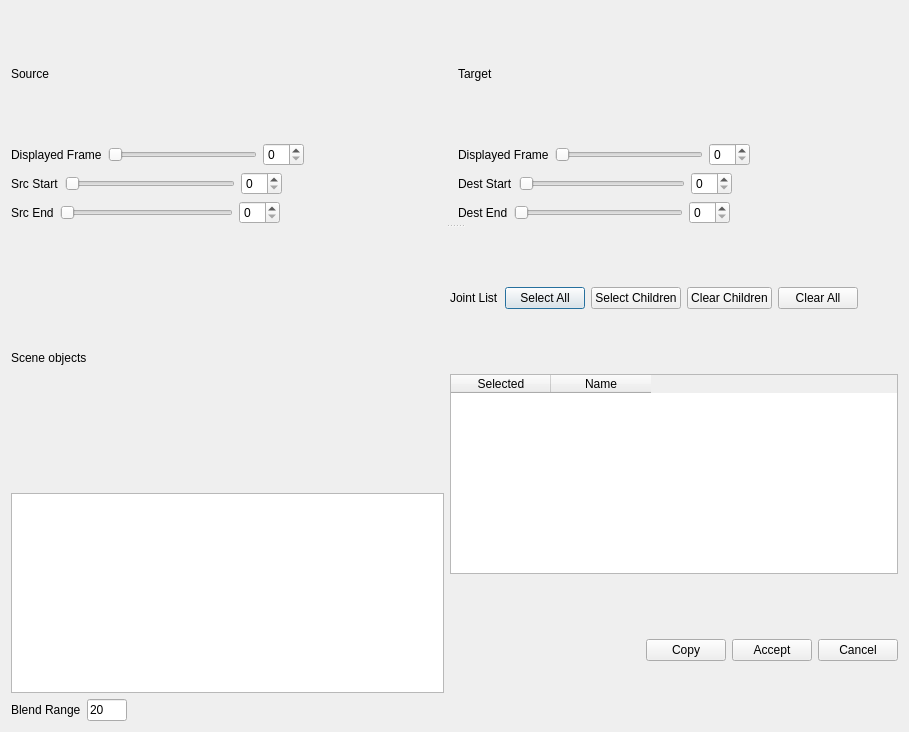
<?xml version="1.0" encoding="UTF-8"?>
<ui version="4.0">
 <class>Dialog</class>
 <widget class="QDialog" name="Dialog">
  <property name="geometry">
   <rect>
    <x>0</x>
    <y>0</y>
    <width>909</width>
    <height>732</height>
   </rect>
  </property>
  <property name="windowTitle">
   <string>Copy Parameters From Source</string>
  </property>
  <layout class="QGridLayout" name="gridLayout">
   <item row="0" column="0">
    <widget class="QSplitter" name="splitter">
     <property name="orientation">
      <enum>Qt::Vertical</enum>
     </property>
     <widget class="QWidget" name="layoutWidget">
      <layout class="QHBoxLayout" name="horizontalLayout_13">
       <item>
        <layout class="QVBoxLayout" name="verticalLayout_6">
         <item>
          <layout class="QHBoxLayout" name="horizontalLayout_7">
           <item>
            <widget class="QLabel" name="label_6">
             <property name="text">
              <string>Source</string>
             </property>
            </widget>
           </item>
           <item>
            <spacer name="horizontalSpacer_7">
             <property name="orientation">
              <enum>Qt::Horizontal</enum>
             </property>
             <property name="sizeHint" stdset="0">
              <size>
               <width>40</width>
               <height>20</height>
              </size>
             </property>
            </spacer>
           </item>
          </layout>
         </item>
         <item>
          <layout class="QGridLayout" name="leftViewerLayout"/>
         </item>
         <item>
          <layout class="QVBoxLayout" name="verticalLayout">
           <item>
            <layout class="QHBoxLayout" name="horizontalLayout_10">
             <item>
              <widget class="QLabel" name="label_8">
               <property name="text">
                <string>Displayed Frame</string>
               </property>
              </widget>
             </item>
             <item>
              <widget class="QSlider" name="leftDisplayFrameSlider">
               <property name="orientation">
                <enum>Qt::Horizontal</enum>
               </property>
              </widget>
             </item>
             <item>
              <widget class="QSpinBox" name="leftDisplayFrameSpinBox"/>
             </item>
             <item>
              <spacer name="horizontalSpacer_8">
               <property name="orientation">
                <enum>Qt::Horizontal</enum>
               </property>
               <property name="sizeHint" stdset="0">
                <size>
                 <width>40</width>
                 <height>20</height>
                </size>
               </property>
              </spacer>
             </item>
            </layout>
           </item>
           <item>
            <layout class="QHBoxLayout" name="horizontalLayout_3">
             <item>
              <widget class="QLabel" name="label_2">
               <property name="text">
                <string>Src Start</string>
               </property>
              </widget>
             </item>
             <item>
              <widget class="QSlider" name="leftStartFrameSlider">
               <property name="orientation">
                <enum>Qt::Horizontal</enum>
               </property>
              </widget>
             </item>
             <item>
              <widget class="QSpinBox" name="leftStartFrameSpinBox"/>
             </item>
             <item>
              <spacer name="horizontalSpacer_3">
               <property name="orientation">
                <enum>Qt::Horizontal</enum>
               </property>
               <property name="sizeHint" stdset="0">
                <size>
                 <width>40</width>
                 <height>20</height>
                </size>
               </property>
              </spacer>
             </item>
            </layout>
           </item>
           <item>
            <layout class="QHBoxLayout" name="horizontalLayout_4">
             <item>
              <widget class="QLabel" name="label_3">
               <property name="text">
                <string>Src End</string>
               </property>
              </widget>
             </item>
             <item>
              <widget class="QSlider" name="leftEndFrameSlider">
               <property name="orientation">
                <enum>Qt::Horizontal</enum>
               </property>
              </widget>
             </item>
             <item>
              <widget class="QSpinBox" name="leftEndFrameSpinBox"/>
             </item>
             <item>
              <spacer name="horizontalSpacer_4">
               <property name="orientation">
                <enum>Qt::Horizontal</enum>
               </property>
               <property name="sizeHint" stdset="0">
                <size>
                 <width>40</width>
                 <height>20</height>
                </size>
               </property>
              </spacer>
             </item>
            </layout>
           </item>
          </layout>
         </item>
        </layout>
       </item>
       <item>
        <layout class="QVBoxLayout" name="verticalLayout_5">
         <item>
          <layout class="QHBoxLayout" name="horizontalLayout">
           <item>
            <widget class="QLabel" name="label">
             <property name="text">
              <string>Target</string>
             </property>
            </widget>
           </item>
           <item>
            <spacer name="horizontalSpacer_2">
             <property name="orientation">
              <enum>Qt::Horizontal</enum>
             </property>
             <property name="sizeHint" stdset="0">
              <size>
               <width>40</width>
               <height>20</height>
              </size>
             </property>
            </spacer>
           </item>
          </layout>
         </item>
         <item>
          <layout class="QGridLayout" name="rightViewerLayout"/>
         </item>
         <item>
          <layout class="QVBoxLayout" name="verticalLayout_2">
           <item>
            <layout class="QHBoxLayout" name="horizontalLayout_11">
             <item>
              <widget class="QLabel" name="label_9">
               <property name="text">
                <string>Displayed Frame</string>
               </property>
              </widget>
             </item>
             <item>
              <widget class="QSlider" name="rightDisplayFrameSlider">
               <property name="orientation">
                <enum>Qt::Horizontal</enum>
               </property>
              </widget>
             </item>
             <item>
              <widget class="QSpinBox" name="rightDisplayFrameSpinBox"/>
             </item>
             <item>
              <spacer name="horizontalSpacer_10">
               <property name="orientation">
                <enum>Qt::Horizontal</enum>
               </property>
               <property name="sizeHint" stdset="0">
                <size>
                 <width>40</width>
                 <height>20</height>
                </size>
               </property>
              </spacer>
             </item>
            </layout>
           </item>
           <item>
            <layout class="QHBoxLayout" name="horizontalLayout_5">
             <item>
              <widget class="QLabel" name="label_4">
               <property name="text">
                <string>Dest Start</string>
               </property>
              </widget>
             </item>
             <item>
              <widget class="QSlider" name="rightStartFrameSlider">
               <property name="orientation">
                <enum>Qt::Horizontal</enum>
               </property>
              </widget>
             </item>
             <item>
              <widget class="QSpinBox" name="rightStartFrameSpinBox"/>
             </item>
             <item>
              <spacer name="horizontalSpacer_5">
               <property name="orientation">
                <enum>Qt::Horizontal</enum>
               </property>
               <property name="sizeHint" stdset="0">
                <size>
                 <width>40</width>
                 <height>20</height>
                </size>
               </property>
              </spacer>
             </item>
            </layout>
           </item>
           <item>
            <layout class="QHBoxLayout" name="horizontalLayout_14">
             <item>
              <widget class="QLabel" name="label_12">
               <property name="text">
                <string>Dest End</string>
               </property>
              </widget>
             </item>
             <item>
              <widget class="QSlider" name="rightEndFrameSlider">
               <property name="orientation">
                <enum>Qt::Horizontal</enum>
               </property>
              </widget>
             </item>
             <item>
              <widget class="QSpinBox" name="rightEndFrameSpinBox"/>
             </item>
             <item>
              <spacer name="horizontalSpacer_13">
               <property name="orientation">
                <enum>Qt::Horizontal</enum>
               </property>
               <property name="sizeHint" stdset="0">
                <size>
                 <width>40</width>
                 <height>20</height>
                </size>
               </property>
              </spacer>
             </item>
            </layout>
           </item>
          </layout>
         </item>
        </layout>
       </item>
      </layout>
     </widget>
     <widget class="QWidget" name="layoutWidget">
      <layout class="QHBoxLayout" name="horizontalLayout_9">
       <item>
        <layout class="QVBoxLayout" name="verticalLayout_4">
         <item>
          <layout class="QHBoxLayout" name="horizontalLayout_8">
           <item>
            <widget class="QLabel" name="label_7">
             <property name="text">
              <string>Scene objects</string>
             </property>
            </widget>
           </item>
           <item>
            <spacer name="horizontalSpacer_9">
             <property name="orientation">
              <enum>Qt::Horizontal</enum>
             </property>
             <property name="sizeHint" stdset="0">
              <size>
               <width>40</width>
               <height>20</height>
              </size>
             </property>
            </spacer>
           </item>
          </layout>
         </item>
         <item>
          <widget class="QListWidget" name="sceneObjectListWidget">
           <property name="maximumSize">
            <size>
             <width>16777215</width>
             <height>200</height>
            </size>
           </property>
          </widget>
         </item>
         <item>
          <layout class="QHBoxLayout" name="horizontalLayout_6">
           <item>
            <widget class="QLabel" name="label_5">
             <property name="text">
              <string>Blend Range</string>
             </property>
            </widget>
           </item>
           <item>
            <widget class="QLineEdit" name="blendRangeLineEdit">
             <property name="maximumSize">
              <size>
               <width>40</width>
               <height>16777215</height>
              </size>
             </property>
             <property name="text">
              <string>20</string>
             </property>
            </widget>
           </item>
           <item>
            <spacer name="horizontalSpacer_6">
             <property name="orientation">
              <enum>Qt::Horizontal</enum>
             </property>
             <property name="sizeHint" stdset="0">
              <size>
               <width>40</width>
               <height>20</height>
              </size>
             </property>
            </spacer>
           </item>
          </layout>
         </item>
        </layout>
       </item>
       <item>
        <layout class="QVBoxLayout" name="verticalLayout_3">
         <item>
          <layout class="QHBoxLayout" name="horizontalLayout_12">
           <item>
            <widget class="QLabel" name="label_10">
             <property name="text">
              <string>Joint List</string>
             </property>
            </widget>
           </item>
           <item>
            <widget class="QPushButton" name="selectAllJointsButton">
             <property name="text">
              <string>Select All</string>
             </property>
            </widget>
           </item>
           <item>
            <widget class="QPushButton" name="selectJointChildrenButton">
             <property name="text">
              <string>Select Children</string>
             </property>
            </widget>
           </item>
           <item>
            <widget class="QPushButton" name="deselectJointChildrenButton">
             <property name="text">
              <string>Clear Children</string>
             </property>
            </widget>
           </item>
           <item>
            <widget class="QPushButton" name="clearSelectedJointsButton">
             <property name="text">
              <string>Clear All</string>
             </property>
            </widget>
           </item>
           <item>
            <spacer name="horizontalSpacer_11">
             <property name="orientation">
              <enum>Qt::Horizontal</enum>
             </property>
             <property name="sizeHint" stdset="0">
              <size>
               <width>40</width>
               <height>20</height>
              </size>
             </property>
            </spacer>
           </item>
          </layout>
         </item>
         <item>
          <widget class="QTableWidget" name="jointTableWidget">
           <property name="maximumSize">
            <size>
             <width>16777215</width>
             <height>200</height>
            </size>
           </property>
           <property name="columnCount">
            <number>2</number>
           </property>
           <column>
            <property name="text">
             <string>Selected</string>
            </property>
           </column>
           <column>
            <property name="text">
             <string>Name</string>
            </property>
           </column>
          </widget>
         </item>
         <item>
          <layout class="QHBoxLayout" name="horizontalLayout_2">
           <item>
            <spacer name="horizontalSpacer">
             <property name="orientation">
              <enum>Qt::Horizontal</enum>
             </property>
             <property name="sizeHint" stdset="0">
              <size>
               <width>40</width>
               <height>20</height>
              </size>
             </property>
            </spacer>
           </item>
           <item>
            <widget class="QPushButton" name="copyButton">
             <property name="text">
              <string>Copy</string>
             </property>
            </widget>
           </item>
           <item>
            <widget class="QPushButton" name="selectButton">
             <property name="text">
              <string>Accept</string>
             </property>
            </widget>
           </item>
           <item>
            <widget class="QPushButton" name="cancelButton">
             <property name="text">
              <string>Cancel</string>
             </property>
            </widget>
           </item>
          </layout>
         </item>
        </layout>
       </item>
      </layout>
     </widget>
    </widget>
   </item>
  </layout>
 </widget>
 <resources/>
 <connections/>
</ui>
